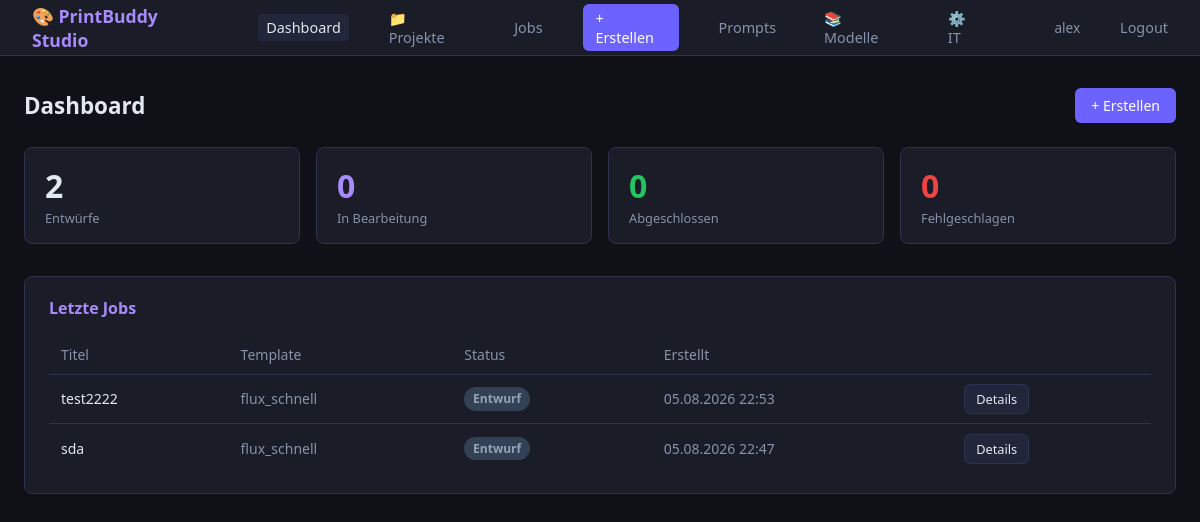
/studio/ (signed in), run on the app's committed database.
### jobs/models.py (models this page shows, shortened)
class Job(models.Model):
    class Status(models.TextChoices):
        DRAFT     = 'draft',     'Entwurf'
        QUEUED    = 'queued',    'In Warteschlange'
        RUNNING   = 'running',   'Läuft'
        DONE      = 'done',      'Fertig'
        FAILED    = 'failed',    'Fehlgeschlagen'
        CANCELLED = 'cancelled', 'Abgebrochen'
    id                = models.UUIDField(primary_key=True, default=uuid.uuid4, editable=False)
    title             = models.CharField(max_length=150)
    status            = models.CharField(max_length=20, choices=Status.choices, default=Status.DRAFT)
    pipeline_template = models.ForeignKey(PipelineTemplate, on_delete=models.PROTECT, null=True, blank=True,
                                          help_text="Pipeline wird nach Bildgenerierung im Produkt-Wizard zugewiesen")
    project           = models.ForeignKey('Project', on_delete=models.SET_NULL, null=True, blank=True,
                                          related_name='jobs', help_text="Projekt-Zuordnung (optional)")
    prompt            = models.TextField()
    negative_prompt   = models.TextField(blank=True)
    reference_image   = models.ImageField(upload_to='jobs/refs/', blank=True,
                                          help_text="Für Img2Img (SDXL) oder Target-Bild für Face Swap")
    face_image        = models.ImageField(upload_to='jobs/faces/', blank=True,
                                          help_text="Gesichts-Bild für Face Swap (wird auf reference_image übertragen)")
    width      = models.PositiveIntegerField(null=True, blank=True)
    height     = models.PositiveIntegerField(null=True, blank=True)
    num_images = models.PositiveIntegerField(default=1)
    model      = models.CharField(max_length=30, blank=True)
    num_steps  = models.PositiveIntegerField(null=True, blank=True)
    guidance   = models.FloatField(null=True, blank=True)
    seed       = models.BigIntegerField(null=True, blank=True)
    created_by      = models.ForeignKey(User, on_delete=models.PROTECT)
    celery_chain_id = models.CharField(max_length=100, blank=True)
    notes           = models.TextField(blank=True)
    started_at      = models.DateTimeField(null=True, blank=True)
    completed_at    = models.DateTimeField(null=True, blank=True)
    created_at      = models.DateTimeField(auto_now_add=True)
    class Meta:
        ordering = ['-created_at']
        verbose_name = 'Job'
        verbose_name_plural = 'Jobs'

### studio/views.py (the view)
# urls.py: path("",                              views.dashboard,           name="dashboard"),
@studio_required
def dashboard(request):
    recent_jobs = (
        Job.objects.filter(created_by=request.user)
        .select_related("pipeline_template")
        .order_by("-created_at")[:10]
    )
    stats = {
        "draft":   Job.objects.filter(created_by=request.user, status="draft").count(),
        "running": Job.objects.filter(created_by=request.user, status__in=["queued", "running"]).count(),
        "done":    Job.objects.filter(created_by=request.user, status="done").count(),
        "failed":  Job.objects.filter(created_by=request.user, status="failed").count(),
    }
    return render(request, "studio/dashboard.html", {"recent_jobs": recent_jobs, "stats": stats})

### studio/views.py (called while the page is built)
def studio_required(view_func):
    @functools.wraps(view_func)
    @login_required(login_url="/studio/login/")
    def wrapper(request, *args, **kwargs):
        user = request.user
        is_studio = user.groups.filter(name="studio_workers").exists()
        if not (is_studio or user.is_staff):
            return render(request, "studio/403.html", status=403)
        return view_func(request, *args, **kwargs)
    return wrapper

### templates/studio/dashboard.html (shortened to what this page needs)
{% extends "studio/base.html" %}
{% block content %}
<div class="page-header">
  <h1>Dashboard</h1>
  <a href="{% url 'studio:wizard_step1' %}" class="btn btn-primary">+ Erstellen</a>
</div>
<div class="grid-4" style="margin-bottom:2rem">
  <div class="stat-box">
    <div class="value">{{ stats.draft }}</div>
    <div class="label">Entwürfe</div>
  </div>
  <div class="stat-box">
    <div class="value" style="color:var(--accent2)">{{ stats.running }}</div>
    <div class="label">In Bearbeitung</div>
  </div>
  <div class="stat-box">
    <div class="value" style="color:var(--green)">{{ stats.done }}</div>
    <div class="label">Abgeschlossen</div>
  </div>
  <div class="stat-box">
    <div class="value" style="color:var(--red)">{{ stats.failed }}</div>
    <div class="label">Fehlgeschlagen</div>
  </div>
</div>
<div class="card">
  <div class="card-title">Letzte Jobs</div>
  {% if recent_jobs %}
  <table>
    <thead>
      <tr>
        <th>Titel</th>
        <th>Template</th>
        <th>Status</th>
        <th>Erstellt</th>
        <th></th>
      </tr>
    </thead>
    <tbody>
    {% for job in recent_jobs %}
      <tr>
        <td>{{ job.title }}</td>
        <td style="color:var(--text-muted)">{% if job.pipeline_template %}{{ job.pipeline_template.name }}{% else %}{{ job.model|default:"FLUX Schnell" }}{% endif %}</td>
        <td><span class="badge badge-{{ job.status }}">{{ job.get_status_display }}</span></td>
        <td style="color:var(--text-muted)">{{ job.created_at|date:"d.m.Y H:i" }}</td>
        <td>
          {% if job.status == "done" %}
            <a href="{% url 'studio:job_results' job.id %}" class="btn btn-secondary btn-sm">Ergebnisse</a>
          {% else %}
            <a href="{% url 'studio:job_detail' job.id %}" class="btn btn-secondary btn-sm">Details</a>
          {% endif %}
        </td>
      </tr>
    {% endfor %}
    </tbody>
  </table>
  {% else %}
  <p style="color:var(--text-muted);text-align:center;padding:2rem">
    Noch keine Jobs. <a href="{% url 'studio:job_create' %}" style="color:var(--accent2)">Ersten Job anlegen →</a>
  </p>
  {% endif %}
</div>
{% endblock %}

### templates/studio/base.html (shortened to what this page needs)
<!DOCTYPE html>
<html lang="de">
<head>
</head>
<body>
  <nav>
    <a href="{% url 'studio:dashboard' %}" class="brand">🎨 PrintBuddy Studio</a>
    <a href="{% url 'studio:dashboard' %}" {% if request.resolver_match.url_name == 'dashboard' %}class="active"{% endif %}>Dashboard</a>
    <a href="{% url 'studio:project_list' %}" {% if 'project' in request.resolver_match.url_name %}class="active"{% endif %}>📁 Projekte</a>
    <a href="{% url 'studio:job_list' %}" {% if request.resolver_match.url_name in 'job_list,job_detail,job_results' %}class="active"{% endif %}>Jobs</a>
    <a href="{% url 'studio:wizard_step1' %}" {% if 'wizard' in request.resolver_match.url_name %}class="active"{% endif %} style="background:var(--accent);color:#fff;padding:.3rem .8rem;border-radius:6px">+ Erstellen</a>
    <a href="{% url 'studio:prompt_library' %}" {% if request.resolver_match.url_name == 'prompt_library' %}class="active"{% endif %}>Prompts</a>
    <a href="{% url 'studio:knowledge_models' %}" {% if request.resolver_match.url_name == 'knowledge_models' %}class="active"{% endif %}>📚 Modelle</a>
    <a href="{% url 'studio:knowledge_it' %}" {% if request.resolver_match.url_name == 'knowledge_it' %}class="active"{% endif %}>⚙️ IT</a>
    <span class="user">{{ request.user.username }}</span>
    <a href="/studio/logout/">Logout</a>
  </nav>
  <main>
    {% block content %}{% endblock %}
  </main>
</body>
</html>

### templates/studio/base.html (style rules this page uses)
*, *::before, *::after { box-sizing: border-box; margin: 0; padding: 0; }
:root { --bg: #0f1117; --surface: #1a1d27; --surface2: #22263a; --border: #2e3150; --accent: #6c63ff; --accent2: #a78bfa; --text: #e2e8f0; --text-muted:#8892aa; --green: #22c55e; --red: #ef4444; --yellow: #f59e0b; --blue: #3b82f6; }
body { font-family: 'Segoe UI', system-ui, sans-serif; background: var(--bg); color: var(--text); min-height: 100vh; display: flex; flex-direction: column; }
nav { background: var(--surface); border-bottom: 1px solid var(--border); padding: 0 1.5rem; display: flex; align-items: center; gap: 2rem; height: 56px; }
nav .brand { font-weight: 700; font-size: 1.1rem; color: var(--accent2); text-decoration: none; }
nav a { color: var(--text-muted); text-decoration: none; font-size: .9rem; padding: .25rem .5rem; border-radius: 4px; }
nav a:hover, nav a.active { color: var(--text); background: var(--surface2); }
nav .user { font-size: .85rem; color: var(--text-muted); }
main { flex: 1; padding: 2rem 1.5rem; max-width: 1200px; margin: 0 auto; width: 100%; }
.card { background: var(--surface); border: 1px solid var(--border); border-radius: 8px; padding: 1.25rem 1.5rem; }
.card-title { font-size: 1rem; font-weight: 600; margin-bottom: 1rem; color: var(--accent2); }
.btn { display: inline-flex; align-items: center; gap: .4rem; padding: .5rem 1rem; border-radius: 6px; font-size: .875rem; font-weight: 500; cursor: pointer; border: none; text-decoration: none; transition: opacity .15s; }
.btn-primary { background: var(--accent); color: #fff; }
.btn-secondary { background: var(--surface2); color: var(--text); border: 1px solid var(--border); }
.btn-sm { padding: .3rem .7rem; font-size: .8rem; }
.badge { display: inline-block; padding: .2rem .55rem; border-radius: 9999px; font-size: .75rem; font-weight: 600; }
.badge-draft { background: #334155; color: #94a3b8; }
table { width: 100%; border-collapse: collapse; font-size: .875rem; }
th { text-align: left; padding: .6rem .75rem; color: var(--text-muted); border-bottom: 1px solid var(--border); font-weight: 500; }
td { padding: .6rem .75rem; border-bottom: 1px solid var(--border); }
tr:last-child td { border-bottom: none; }
.grid-4 { display: grid; grid-template-columns: repeat(4, 1fr); gap: 1rem; }
.stat-box { background: var(--surface); border: 1px solid var(--border); border-radius: 8px; padding: 1rem 1.25rem; }
.stat-box .value { font-size: 2rem; font-weight: 700; }
.stat-box .label { font-size: .8rem; color: var(--text-muted); margin-top: .15rem; }
.page-header { display: flex; align-items: center; justify-content: space-between; margin-bottom: 1.5rem; }
.page-header h1 { font-size: 1.4rem; font-weight: 700; }

### data on the page
Job: title "test2222", model "flux_schnell", status "Entwurf", created_at "05.08.2026 22:53", shows "Details"
Job: title "sda", model "flux_schnell", status "Entwurf", created_at "05.08.2026 22:47", shows "Details"

### other printed values
{{ request.user.username }} "alex"
{{ stats.draft }} "2"
{{ stats.running }} "0"
{{ stats.done }} "0"
{{ stats.failed }} "0"
